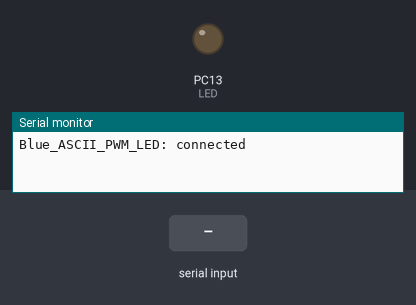
A sketch run on a simulated STM32 Blue Pill. On the bench: output pins drawn as LEDs (lit = HIGH), the last lines printed to the serial monitor. Inputs (shaded band) come from the test bench.

Above: at 1.2 s.
1.3 s: byte 30 received over Serial
At 1.9 s:
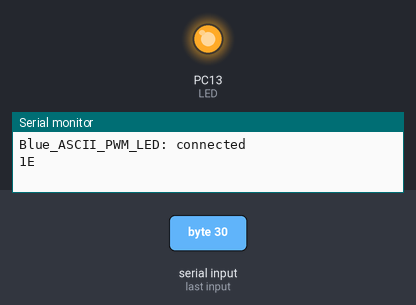
2.8 s: byte 90 received over Serial
At 4.0 s:
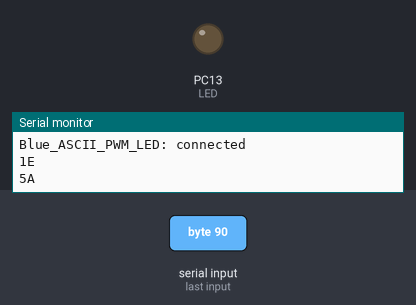
4.3 s: byte 120 received over Serial
At 5.4 s:
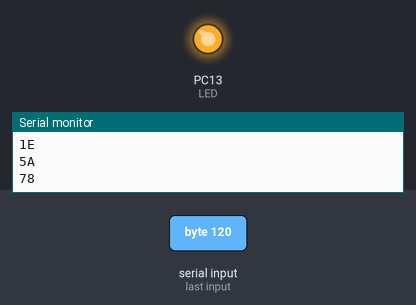
Timing chart, 0 to 7.3 s (numbered marks = the images above; inputs shaded):
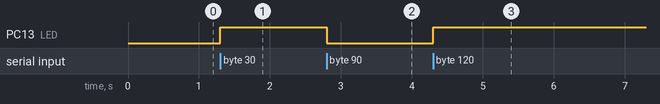

Measured:
- after the input at 1.3 s, PC13 (LED): LOW → HIGH at once
- after the input at 2.8 s, PC13 (LED): HIGH → LOW at once
- after the input at 4.3 s, PC13 (LED): LOW → HIGH at once

The sketch:

Blue_ASCII_PWM_LED.ino
```cpp
#include <Servo.h>
// echo Serial bytes in HEX;  anticipate using PWM to control LED feedback
// https://blekenbleu.github.io/Arduino/
// PWM_FullConfiguration.ino borrows from this code
// https://github.com/blekenbleu/Arduino-Blue-Pill/tree/main/PWM_FullConfiguration

#define LED PC13		// Blue Pill green LED

int next = LOW;
void setup() {			// setup() code runs once
  // initialize as an output digital pin connected to green LED
  pinMode(LED, OUTPUT);
  digitalWrite(LED, HIGH);	// turn off LED by floating pin HIGH

  // Initialize serial and wait for port to be opened:
  Serial.begin(9600);
  while (!Serial)
    delay(1);			// wait for native USB serial port to connect
  Serial.println("Blue_ASCII_PWM_LED: connected");
  digitalWrite(LED, next);
}

// loop() is not REALLY a loop;
// it is just the main routine, which gets called often.
byte received;
bool got = false;
void loop() {
  // main code goes here, to be called repeatedly:
  while (0 < Serial.available()) {
    received = Serial.read();
    Serial.print(received, HEX);
	delay(1);
    got = true;
  }
  if (got) {
	next = (HIGH == next) ? LOW : HIGH;
	digitalWrite(LED, next);
  	Serial.write("\n");
	got = false;
  }
}
```
